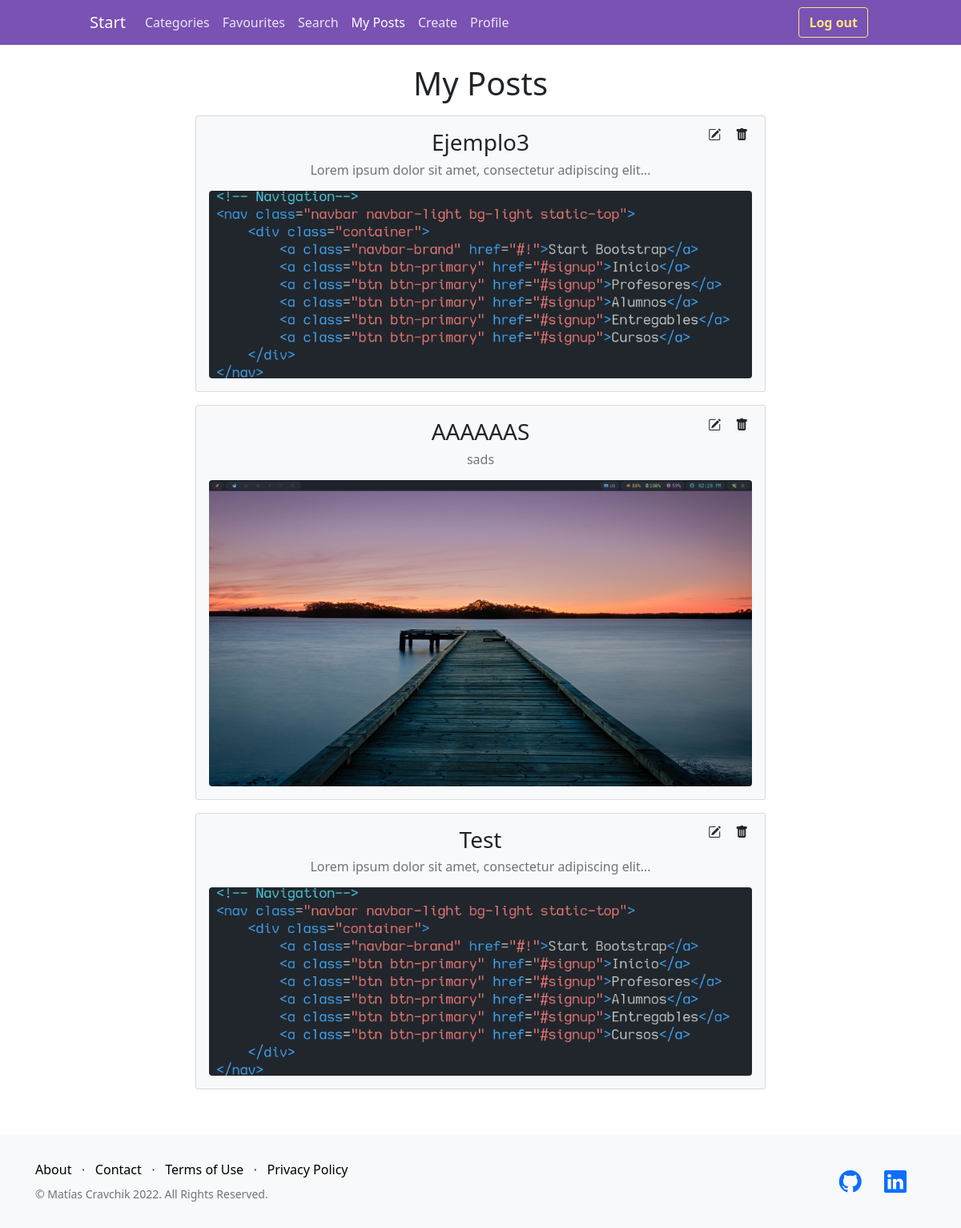
Screenshot of /blog/myposts/ (signed in) with the database file from the repository.
### blog/models.py (models this page shows, shortened)
class Post(models.Model):
    title = models.CharField(max_length=200)
    subtitle = models.CharField(max_length=200)
    date = models.DateTimeField(auto_now_add=True)
    content = RichTextField()
    image = models.ImageField(upload_to=custom_upload_to, blank=True)
    user = models.ForeignKey(User, on_delete=CASCADE)
    tags = models.ManyToManyField("Tag", blank=True)
    category = models.ForeignKey(Category, on_delete=CASCADE)
    class Meta:
        verbose_name = "post"
        verbose_name_plural = "posts"
        ordering = ["date", "title"]

### blog/views.py (the view)
# urls.py: path("myposts/", views.myposts, name="MyPosts"),
def myposts(request):
    posts = Post.objects.filter(user=request.user.id).order_by("-date")
    return render(request, "blog/myposts.html", {"page": "My Posts", "posts": posts})

### blog/templates/blog/myposts.html
{% extends 'layout.html' %} {% load static %}
{% block content %}
<h1 class="text-center">My Posts</h1>
{% if posts %}
    {% for post in posts %}
        {% include 'blog/post_card.html' %}
    {% endfor %}
{% else %}
    <div class="text-center my-3">
    <span>You haven't written any post yet. </span>
    <a href="{% url 'Create' %}" class="color-main my-link">Create one now.</a>
    </div>
{% endif %}
{% endblock content %}

### blog/templates/blog/post_card.html
<div class="p-0 m-0 pos-rel">
  <a class="card bg-light p-3 my-3" href="{% url 'Post' post.id %}">
    <div class="pb-2">
      <h3 class="text-center">{{ post.title }}</h3>
      <h6 class="text-muted text-center">{{ post.subtitle }}</h6>
    </div>
    <img src="{{ post.image.url }}" alt="post" class="w-100 post-image" />
  </a>
  {% if post.user.id == user.id %}
    <div class="post-buttons col-md-auto d-none d-md-flex align-items-center">
      <a class="btn px-2 edit_post_btn p-0" href="{% url 'Update' post.id %}">
        <i class="bi bi-pencil-square"></i>
      </a>
      <a class="btn px-2 delete_post_btn p-0" href="{% url 'Delete' post.id %}">
        <i class="bi bi-trash-fill"></i>
      </a>
    </div>
  {% endif %}
</div>

### DjangoBlog/static/styles.css (style rules this page uses)
:root { --main-color: rgb(121, 82, 179); --secondary-color:rgb(255, 228, 132); --secondary-color-light:rgba(255, 228, 132, .8); --danger-color: rgb(239, 145, 145); --danger-color-light: rgb(245, 158, 158); --bootstrap-primary-color: #0d6efd; }
.post-image { border-radius: 0.25em; }
a.card { text-decoration: none; color: inherit; }
.post-buttons { position: absolute; top: .7em; right: .8em; }
.pos-rel { position: relative; }

### rows the page displays
Post: title "Ejemplo3", subtitle "Lorem ipsum dolor sit amet, consectetur adipiscing elit...", image (picture)
Post: title "AAAAAAS", subtitle "sads", image (picture)
Post: title "Test", subtitle "Lorem ipsum dolor sit amet, consectetur adipiscing elit...", image (picture)
